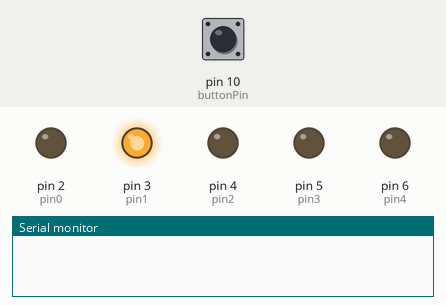
The sketch below on a simulated Arduino Uno, built with avr-gcc and run on an emulated ATmega328P. Shown: output pins drawn as LEDs (lit = HIGH), the last lines printed to the serial monitor. The test bench sets the inputs (shaded band); at power-on: pin 10 (buttonPin) LOW. Random numbers use the default seed unless the sketch sets one.

Above: at 1.2 s.
1.3 s: pin 10 (buttonPin) pulled HIGH for 3.2 s
At 5.6 s:
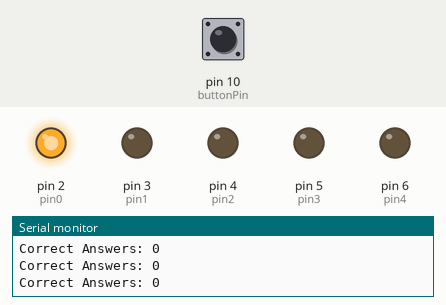
At 7.6 s:
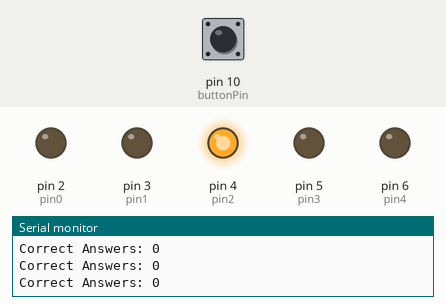
Timing chart, 0 to 15.0 s (numbered marks = the images above; inputs shaded):
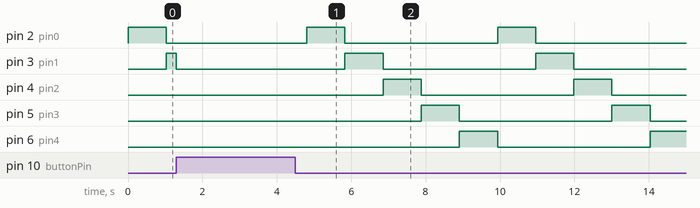

The sketch:

Ex13_PartA_22.ino
```cpp
const int pin0 = 2;
const int pin1 = 3;
const int pin2 = 4;
const int pin3 = 5;
const int pin4 = 6;
const int buttonPin = 10;
int multiplier = 1;
int activeLED = -1;
bool pressed = false;
int correctAnswers = 0;

void setup() {
  pinMode(pin0, OUTPUT);
  pinMode(pin1, OUTPUT);
  pinMode(pin2, OUTPUT);
  pinMode(pin3, OUTPUT);
  pinMode(pin4, OUTPUT);
  pinMode(buttonPin, INPUT);

  Serial.begin(9600);
}

void loop() {
  // Continue playing the game until reaching 10 correct answers
  while (correctAnswers < 10) {
    cycleLEDs();
    // If 8 correct answers is reached start flashing randomly
    if (correctAnswers >= 8) {
      flashRandomly();
    }
  }
  gameOver();
}

// Turn the LED's on one by one
void cycleLEDs() {
  for (int i = 0; i < 5; i++) {
    int currentLED = getLEDFromIndex(i);
    digitalWrite(currentLED, HIGH);
    activeLED = i;
    for (int i = 0; i < 1000/multiplier; i++)
    {
        delay(1);
        // Check if the button was pressed while this LED was on
        if (checkButtonPress()) {
        return;
        }
    }
    digitalWrite(currentLED, LOW);

  }
}

// Check if the button was pressed at the correct time
bool checkButtonPress() {
  if (digitalRead(buttonPin) == HIGH) {
    pressed = true;
    if (activeLED == 2) {
      correctAnswers++;
      multiplier++;
      indicateSuccess();
    } else {
      indicateFailure();
    }
    Serial.print("Correct Answers: ");
    Serial.println(correctAnswers);
    return true;
  }
  return false;
}

// Turn on all LED's to indicate that the game has been won
void indicateSuccess() {
  for (int i = 0; i < 3; i++) {
    turnAllLEDs(HIGH);
    delay(100);
    turnAllLEDs(LOW);
    delay(100);
  }
}

void indicateFailure() {
  turnAllLEDs(LOW);
  delay(500);
}

void flashRandomly() {
  for (int i = 0; i < 10; i++) {
    int randomLED = random(5);
    digitalWrite(getLEDFromIndex(randomLED), HIGH);
    delay(100);
    digitalWrite(getLEDFromIndex(randomLED), LOW);
  }
}

void gameOver() {
  while (true) {
    turnAllLEDs(HIGH);
    delay(200);
    turnAllLEDs(LOW);
    delay(200);
  }
}

// Set all LED's to the same state
void turnAllLEDs(int state) {
  digitalWrite(pin0, state);
  digitalWrite(pin1, state);
  digitalWrite(pin2, state);
  digitalWrite(pin3, state);
  digitalWrite(pin4, state);
}

int getLEDFromIndex(int index) {
  switch (index) {
    case 0: return pin0;
    case 1: return pin1;
    case 2: return pin2;
    case 3: return pin3;
    case 4: return pin4;
  }
  return -1;
}
```

Measured:
- by itself, pin 2 (pin0), pin 4 (pin2), pin 5 (pin3): alternates HIGH for 1.0 s and LOW for 4.1 s
- by itself, pin 3 (pin1): alternates HIGH for 1.0 s and LOW for 4.3 s
